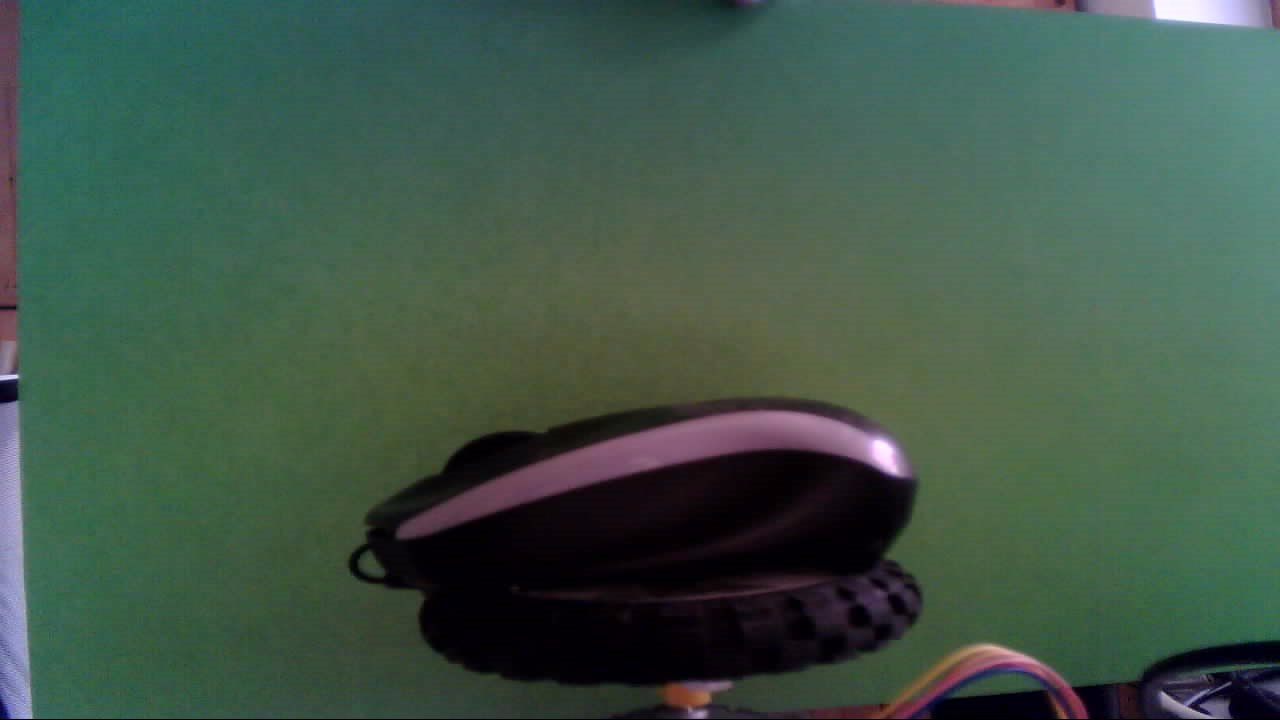
#> input picture code_background/slika3.JPG, 1280 x 720 px, found by its file name
$ python test2.py
#> lines starting #> are read from the running program, lines starting #| are printed output that depends on the picture
import cv2
import numpy as np

# 44 0 0
# 84 115 255
img = cv2.imread('slika3.jpg')
#> img is the input picture: shape (720, 1280, 3); mean B, G, R 72.8, 86.6, 63.9
bgnd = cv2.imread('background.jpg')
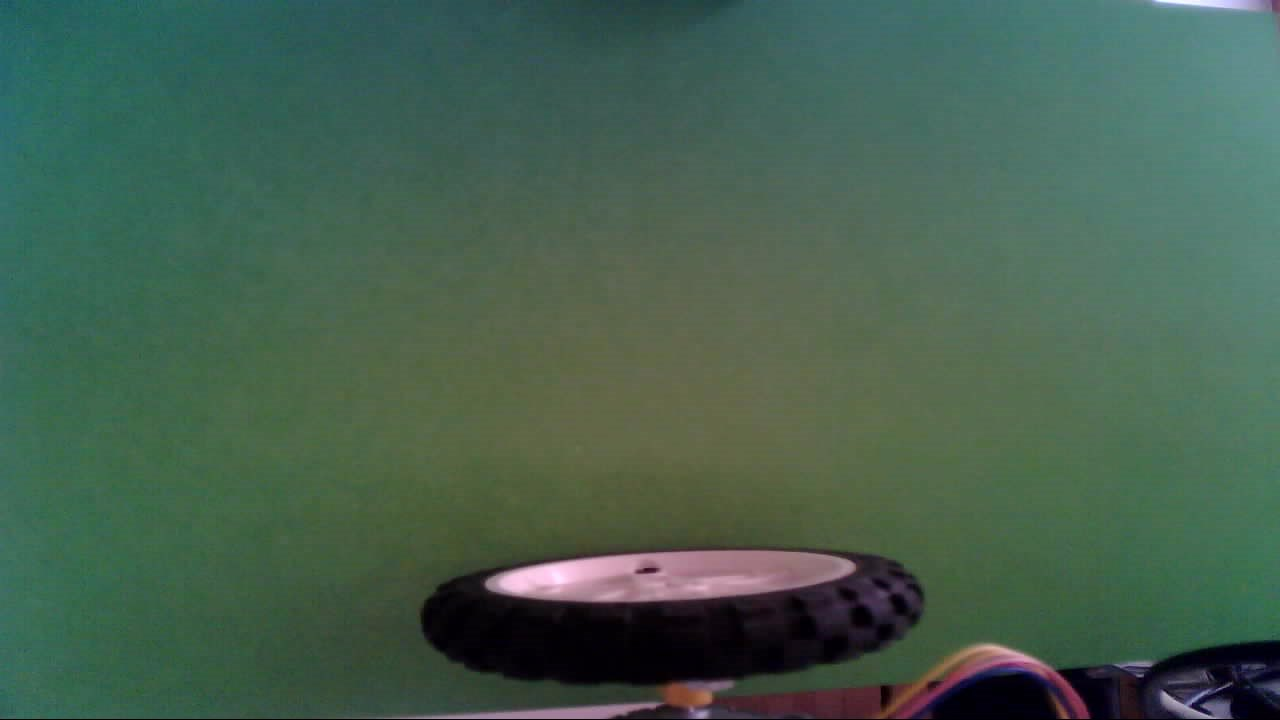
#> input picture code_background/background.JPG, 1280 x 720 px, found by its file name
#> bgnd is the input picture: shape (720, 1280, 3); mean B, G, R 79.3, 96.2, 69.4

img2 = cv2.subtract(img,bgnd)
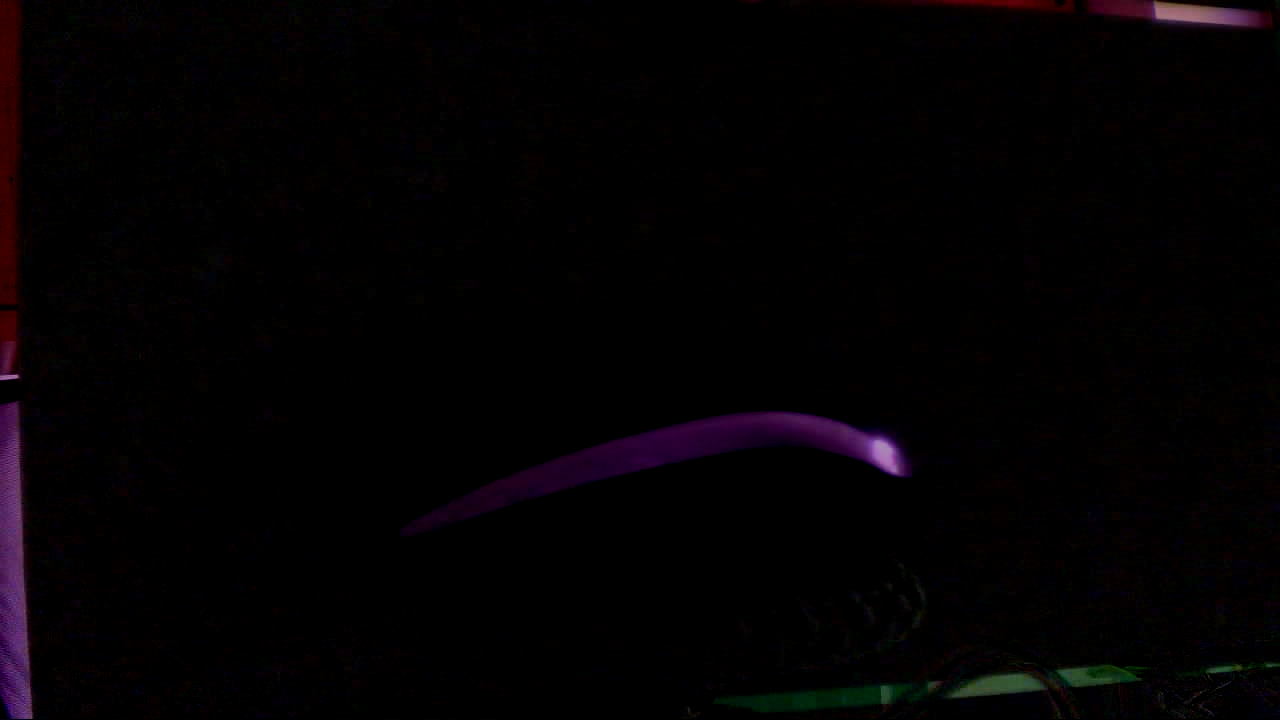
#> img2: shape (720, 1280, 3); mean B, G, R 2.7, 1.3, 3.5
#outputImage = np.where(img == (10,255,10), bgnd, img)

cv2.imshow('1',img2)
#cv2.imshow('2',outputImage)


cv2.waitKey(0)
